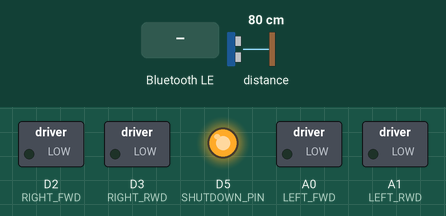
Recording of a sketch running on a simulated Arduino Nano 33 IoT. Parts: switched loads named in the sketch (green lamp = pin HIGH), output pins drawn as LEDs (lit = HIGH). Inputs (shaded band) come from the test bench; at power-on: distance to the obstacle 80 cm. Nothing arrives over Bluetooth unless stated; a phone connects over Bluetooth LE 3 s after start; what the sketch prints to the serial monitor is not drawn.

Above: at 3.8 s.
3.9 s: Bluetooth LE write "1" received
At 4.3 s:
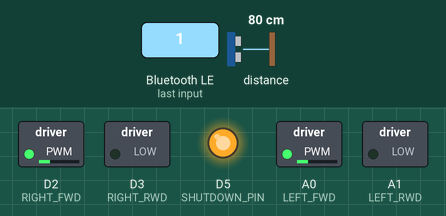
5.9 s: Bluetooth LE write "5" received
Timing chart, 0 to 8.9 s (numbered marks = the images above; inputs shaded):
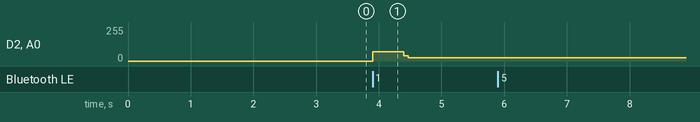

The sketch:

motor_BLE.ino
```cpp
// (licence header left out)
#include "BLECStringCharacteristic.h"
#include "EString.h"
#include "RobotCommand.h"
#include <ArduinoBLE.h>
#include <Wire.h>
#include "SparkFun_VL53L1X.h" //Click here to get the library: http://librarymanager/All#SparkFun_VL53L1X

//Optional interrupt and shutdown pins.
#define SHUTDOWN_PIN 5
#define INTERRUPT_PIN 4

// SFEVL53L1X distanceSensor;
// Uncomment the following line to use the optional shutdown and interrupt pins.
SFEVL53L1X distanceSensor1(Wire, SHUTDOWN_PIN, INTERRUPT_PIN);
SFEVL53L1X distanceSensor2(Wire, SHUTDOWN_PIN, INTERRUPT_PIN);
// SFEVL53L1X distanceSensor1;
// SFEVL53L1X distanceSensor2;

//////////// BLE UUIDs ////////////
#define BLE_UUID_TEST_SERVICE "8fe22c06-7653-4f53-b558-bd850e74b4f4"

#define BLE_UUID_RX_STRING "9750f60b-9c9c-4158-b620-02ec9521cd99"

#define BLE_UUID_TX_FLOAT "27616294-3063-4ecc-b60b-3470ddef2938"
#define BLE_UUID_TX_STRING "f235a225-6735-4d73-94cb-ee5dfce9ba83"
//////////// BLE UUIDs ////////////

//////////// Global Variables ////////////
BLEService testService(BLE_UUID_TEST_SERVICE);

BLECStringCharacteristic rx_characteristic_string(BLE_UUID_RX_STRING, BLEWrite, MAX_MSG_SIZE);

BLEFloatCharacteristic tx_characteristic_float(BLE_UUID_TX_FLOAT, BLERead | BLENotify);
BLECStringCharacteristic tx_characteristic_string(BLE_UUID_TX_STRING, BLERead | BLENotify, MAX_MSG_SIZE);

// RX
RobotCommand robot_cmd(":|");

// TX
EString tx_estring_value;
float tx_float_value = 0.0;

long interval = 1000;
static long previousMillis = 0;
unsigned long currentMillis = 0;

// motor vars
#define RIGHT_FWD  2
#define RIGHT_RWD  3
#define LEFT_FWD   14
#define LEFT_RWD   15
#define OFFSET     25
#define BK_OFFSET  40
#define BASE_SPEED 50

// 2 time lists using int and 2 data lists using short, using 12 * LIST_SIZE / 1024 RAM. Max LIST_SIZE ~= 30k.
// can be improved if saving relative time using smaller data types, or only use 1 time list assuming synchronized
#define LIST_SIZE  2048

// Number of data each transmission includes
#define TRANSMIT_SIZE 8

//////////// Global Variables ////////////
short tof1_list[3] = {0,0,0};
short tof_data_list[LIST_SIZE], pwm_data_list[LIST_SIZE];
int   tof_time_list[LIST_SIZE], pwm_time_list[LIST_SIZE];
short data_idx = 0;

bool init_pid = 0;
int setpoint = 300;
float pid_i, pid_d;
long int pid_last_time = 0;
float kp = 0.06;
float ki = 0.01;
float kd = 0.03;
float pid_alpha = 0.5;
bool pid_running = 0;
bool car_running = 0;

void setup(void)
{
  Wire.begin();

  Serial.begin(115200);
  Serial.println("VL53L1X Qwiic Test");

  pinMode(SHUTDOWN_PIN, OUTPUT);
  digitalWrite(SHUTDOWN_PIN, LOW);
  distanceSensor2.setI2CAddress(0x3f);
  digitalWrite(SHUTDOWN_PIN, HIGH);

  while (distanceSensor1.begin(Wire) != 0) //Begin returns 0 on a good init
  {
    delay(500);
    Serial.println("Sensor1 failed to begin. Please check wiring. Freezing...");
    // while (1)
    //   ;
  }
  Serial.println("TOF1 online");

  while (distanceSensor2.begin(Wire) != 0) //Begin returns 0 on a good init
  {
    delay(500);
    Serial.println("Sensor2 failed to begin. Please check wiring. Freezing...");
    // while (1)
    //   ;
  }
  Serial.println("TOF2 online");

  distanceSensor1.setDistanceModeShort();
  distanceSensor2.setDistanceModeShort();
  Serial.println("setup over!");
  Serial.println("------------");

  // ---------
  // BLE setup
  // ---------
  BLE.begin();
  BLE.setDeviceName("Artemis BLE");
  BLE.setLocalName("Artemis BLE");
  BLE.setAdvertisedService(testService);

  // Add BLE characteristics
  testService.addCharacteristic(tx_characteristic_float);
  testService.addCharacteristic(tx_characteristic_string);
  testService.addCharacteristic(rx_characteristic_string);
  // Add BLE service
  BLE.addService(testService);

  // Initial values for characteristics
  // Set initial values to prevent errors when reading for the first time on central devices
  tx_characteristic_float.writeValue(0.0);

  /*
    * An example using the EString
    */
  // Clear the contents of the EString before using it
  tx_estring_value.clear();

  // Append the string literal "[->"
  tx_estring_value.append("[->");

  // Append the float value
  tx_estring_value.append(9.0);

  // Append the string literal "<-]"
  tx_estring_value.append("<-]");

  // Write the value to the characteristic
  tx_characteristic_string.writeValue(tx_estring_value.c_str());

  // Output MAC Address
  Serial.print("Advertising BLE with MAC: ");
  Serial.println(BLE.address());

  BLE.advertise();

  // motor
  pinMode(RIGHT_FWD, OUTPUT);
  pinMode(RIGHT_RWD, OUTPUT);
  pinMode(LEFT_FWD, OUTPUT);
  pinMode(LEFT_RWD, OUTPUT);

  analogWrite(RIGHT_FWD, 0);
  analogWrite(RIGHT_RWD, 0);
  analogWrite(LEFT_FWD, 0);
  analogWrite(LEFT_RWD, 0);
}

void motor_stop() {
  analogWrite(RIGHT_FWD, 0);
  analogWrite(RIGHT_RWD, 0);
  analogWrite(LEFT_FWD, 0);
  analogWrite(LEFT_RWD, 0);
}

void motor_both(int duty) {
  short motor_signal;
  if (duty < 0) {
    // negative means forward
    motor_signal = min(100, OFFSET + abs(duty));
    analogWrite(RIGHT_FWD, motor_signal);
    analogWrite(LEFT_FWD,  motor_signal);
    analogWrite(RIGHT_RWD, 0);
    analogWrite(LEFT_RWD,  0);
  } else {
    // positive means backwards :)
    motor_signal = min(100, BK_OFFSET + abs(duty));
    analogWrite(RIGHT_RWD, motor_signal);
    analogWrite(LEFT_RWD,  motor_signal);
    analogWrite(RIGHT_FWD, 0);
    analogWrite(LEFT_FWD,  0);
  }
  // data recording
  if (data_idx < LIST_SIZE) {
    pwm_data_list[data_idx] = motor_signal;
    pwm_time_list[data_idx] = millis();
  }

}

void motor_start_fwd() {
    analogWrite(RIGHT_FWD, 70);
    analogWrite(LEFT_FWD,  70);
    analogWrite(RIGHT_RWD, 0);
    analogWrite(LEFT_RWD,  0);
}

void motor_slow_fwd() {
    analogWrite(RIGHT_FWD, 40);
    analogWrite(LEFT_FWD,  40);
    analogWrite(RIGHT_RWD, 0);
    analogWrite(LEFT_RWD,  0);
}

void send_data() {
  short curr_idx = 0;

  // send TOF
  while ((curr_idx < LIST_SIZE) && !(curr_idx > data_idx)) {
    tx_estring_value.clear();
    // Specify transmitting ToF data
    tx_estring_value.append("T");
    tx_estring_value.append("|");
    // Transmit timestamped data
    for(char i = 0; i < TRANSMIT_SIZE; i++) {
      tx_estring_value.append(tof_time_list[curr_idx+i]);
      tx_estring_value.append("&");
      tx_estring_value.append(tof_data_list[curr_idx+i]);
      tx_estring_value.append(",");
    }
    tx_characteristic_string.writeValue(tx_estring_value.c_str());
    // Serial.print("Sent back: ");
    // Serial.println(tx_estring_value.c_str());
    curr_idx += TRANSMIT_SIZE;
  }

  // send PWM
  curr_idx = 0;
  while ((curr_idx < LIST_SIZE) && !(curr_idx > data_idx)) {
    tx_estring_value.clear();
    tx_estring_value.append("P");
    tx_estring_value.append("|");
    for(char i = 0; i < TRANSMIT_SIZE; i++) {
      tx_estring_value.append(pwm_time_list[curr_idx+i]);
      tx_estring_value.append("&");
      tx_estring_value.append(pwm_data_list[curr_idx+i]);
      tx_estring_value.append(",");
    }
    tx_characteristic_string.writeValue(tx_estring_value.c_str());
    // Serial.print("Sent back: ");
    // Serial.println(tx_estring_value.c_str());
    curr_idx += TRANSMIT_SIZE;
  }
}

void
handle_command()
{
  // Set the command string from the characteristic value
  robot_cmd.set_cmd_string(rx_characteristic_string.value(),
                            rx_characteristic_string.valueLength());

  bool success;
  int cmd_type = -1;

  // Get robot command type (an integer)
  /* NOTE: THIS SHOULD ALWAYS BE CALLED BEFORE get_next_value()
    * since it uses strtok internally (refer RobotCommand.h and
    * https://www.cplusplus.com/reference/cstring/strtok/)
    */
  success = robot_cmd.get_command_type(cmd_type);

  // Check if the last tokenization was successful and return if failed
  if (!success) {
    return;
  }

  switch (cmd_type) {
    case 0: {
      // // sensor
      // distanceSensor1.startRanging(); //Write configuration bytes to initiate measurement
      // distanceSensor2.startRanging();

      // Serial.println("waiting for data...");
      // while ( !(distanceSensor1.checkForDataReady() && distanceSensor2.checkForDataReady()) )
      // {
      //   delay(1);
      // }

      // int distance1 = distanceSensor1.getDistance(); //Get the result of the measurement from the sensor
      // int distance2 = distanceSensor2.getDistance(); //Get the result of the measurement from the sensor
      // distanceSensor1.clearInterrupt();
      // distanceSensor1.stopRanging();
      // distanceSensor2.clearInterrupt();
      // distanceSensor2.stopRanging();

      // //get time
      // long int t_ms = millis();
      // char t_str[10];
      // itoa(t_ms, t_str, 10);

      // // init tof if needed
      // if (init_pid == 0) {
      //   tof1_list[2] = distance1;
      //   tof1_list[1] = distance1;
      //   tof1_list[0] = distance1;

      //   pid_last_time = t_ms;
      //   pid_i = 0;
      //   pid_d = 0;

      //   memset(tof_data_list, 0, sizeof(tof_data_list));
      //   memset(tof_time_list, 0, sizeof(tof_time_list));
      //   memset(pwm_data_list, 0, sizeof(pwm_data_list));
      //   memset(pwm_time_list, 0, sizeof(pwm_time_list));

      //   init_pid = 1;

      // } else {
      //   tof1_list[0] = tof1_list[1];
      //   tof1_list[1] = tof1_list[2];
      //   tof1_list[2] = distance1;
      // }

      // // calculate err
      // float pid_dt;
      // pid_dt = (int)(t_ms - pid_last_time) / 1000.0;
      // //p
      // int pid_e;
      // pid_e = setpoint - distance1;
      // //i
      // pid_i += pid_e * pid_dt;
      // //d
      // pid_d = pid_alpha * pid_d + (1 - pid_alpha) * (tof1_list[1] - tof1_list[0]) / pid_dt;

      // //pwm signal
      // float pid_pwm;
      // pid_pwm = kp * pid_e + ki * pid_i + kd * pid_d;

      // // update current itr
      // pid_last_time = t_ms;

      // tx_estring_value.clear();
      // tx_estring_value.append(t_str);
      // tx_estring_value.append(",");
      // tx_estring_value.append(distance1);
      // tx_estring_value.append(",");
      // tx_estring_value.append(distance2);
      // tx_estring_value.append(",");
      // tx_estring_value.append(pid_dt);
      // tx_estring_value.append(",");
      // tx_estring_value.append(pid_e);
      // tx_estring_value.append(",");
      // tx_estring_value.append(pid_i);
      // tx_estring_value.append(",");
      // tx_estring_value.append(pid_d);
      // tx_estring_value.append(",");
      // tx_estring_value.append(pid_pwm);
      // tx_estring_value.append("|");
      // tx_characteristic_string.writeValue(tx_estring_value.c_str());

      // Serial.print("Sent back: ");
      // Serial.println(tx_estring_value.c_str());

      break;
    }

    case 1:
      pid_running = 1;
      motor_start_fwd();
      delay(500);
      motor_slow_fwd();
      break;

    case 2:
      pid_running = 0;
      init_pid = 0;
      motor_stop();
      send_data();
      break;

    case 3:
      motor_start_fwd();
      break;

    case 4:
      motor_slow_fwd();
      break;

    default:
      Serial.print("Invalid Command Type: ");
      Serial.println(cmd_type);
      break;
  }
  // TODO
}

void
write_data()
{
    currentMillis = millis();
    if (currentMillis - previousMillis > interval) {

        tx_float_value = tx_float_value + 0.5;
        tx_characteristic_float.writeValue(tx_float_value);

        if (tx_float_value > 10000) {
            tx_float_value = 0;

        }

        previousMillis = currentMillis;
    }
}

void
read_data()
{
    // Query if the characteristic value has been written by another BLE device
    if (rx_characteristic_string.written()) {
        handle_command();
    }
}

void loop(void)
{
  // Listen for connections
  BLEDevice central = BLE.central();

  // If a central is connected to the peripheral
  if (central) {
      Serial.print("Connected to: ");
      Serial.println(central.address());

      // While central is connected
      while (central.connected()) {
        // Send data
        write_data();

        // Read data
        read_data();

        if (pid_running) {
          distanceSensor1.startRanging(); //Write configuration bytes to initiate measurement
          distanceSensor2.startRanging();

          // Serial.println("waiting for data...");
          while ( !(distanceSensor1.checkForDataReady() && distanceSensor2.checkForDataReady()) )
          {
            // delay(1);
          }

          int distance1 = distanceSensor1.getDistance(); //Get the result of the measurement from the sensor
          int distance2 = distanceSensor2.getDistance(); //Get the result of the measurement from the sensor
          if (distance1 == 0) {
            distance1 = tof1_list[2];
          }
          distanceSensor1.clearInterrupt();
          distanceSensor1.stopRanging();
          distanceSensor2.clearInterrupt();
          distanceSensor2.stopRanging();


          //get time
          int t_ms = millis();
          // char t_str[10];
          // itoa(t_ms, t_str, 10);

          // init tof if needed
          if (init_pid == 0) {
            tof1_list[2] = distance1;
            tof1_list[1] = distance1;
            tof1_list[0] = distance1;
            pid_last_time = t_ms;
            init_pid = 1;
          } else {
            tof1_list[0] = tof1_list[1];
            tof1_list[1] = tof1_list[2];
            tof1_list[2] = distance1;
          }

          // calculate err
          float pid_dt;
          pid_dt = (int)(t_ms - pid_last_time) / 1000.0;
          //p
          int pid_e;
          pid_e = setpoint - distance1;
          //i
          pid_i += pid_e * pid_dt;
          if(pid_i > 1000) {
            pid_i = 1000;
          } else if(pid_i < -1000) {
            pid_i = -1000;
          }
          //d
          pid_d = pid_alpha * pid_d + (1 - pid_alpha) * (tof1_list[1] - tof1_list[0]) / pid_dt;

          //pwm signal
          float pid_pwm;
          pid_pwm = kp * pid_e + ki * pid_i - kd * pid_d;

          // update current itr
          pid_last_time = t_ms;

          motor_both(round(pid_pwm));

          if(data_idx < LIST_SIZE) {
            tof_data_list[data_idx] = distance1;
            tof_time_list[data_idx] = t_ms;
            data_idx += 1;
          }

        }

      }

      Serial.println("Disconnected");
      motor_stop();
  }

}
```

BLECStringCharacteristic.h
```cpp
#ifndef _BLE_CSTRING_CHARACTERISTIC_H_
#define _BLE_CSTRING_CHARACTERISTIC_H_

#include <BLECharacteristic.h>

class BLECStringCharacteristic : public BLECharacteristic
{
  public:
    BLECStringCharacteristic(const char* uuid, unsigned char properties, int valueSize)
      : BLECharacteristic(uuid, properties, valueSize){};

    int writeValue(const char* value)
    {
        return BLECharacteristic::writeValue(value);
    }

    int setValue(const char* value)
    {
        return writeValue(value);
    }

    void valueInto(char* char_arr)
    {
        const uint8_t* val = BLECharacteristic::value();
        int length = BLECharacteristic::valueLength();

        for (int i = 0; i < length; i++) {
          char_arr[i] = (char)val[i];
        }

        // valueLength does not count null character
        char_arr[length] = '\0';
    }

    const uint8_t* value()
    {
        const uint8_t* val = BLECharacteristic::value();
        return val;
    }

  private:
};

#endif // _BLE_CSTRING_CHARACTERISTIC_H_
```

EString.h
```cpp
#ifndef ESTRING_STRING_H
#define ESTRING_STRING_H

#define MAX_MSG_SIZE 151 // +1 to account for null terminal

/**
 * A character array with functions to set, append and empty the array contents
 */
class EString
{
  public:
    char char_array[MAX_MSG_SIZE];
    char temp_array[40]; // Account for max of int32, '-' and '\0'

    EString()
    {
    };

    /**
     * Empty the contents of the character array
     */
    void clear()
    {
        char_array[0] = '\0';
    }

    /**
     * Get the character array
     *
     * @return character array
     */
    const char* c_str()
    {
        return char_array;
    }

    /**
     * Set the character array
     *
     * @param value_array a const character array or string literal
     */
    void set(const char* value_array)
    {
        strcpy(char_array, value_array);
    }

    /**
     * Set the character array
     *
     * @param  msg_uint_array   a uint8 array containing the BLE characteristic value
     * @param  length           length of the uint8 array
     */
    void set(const uint8_t* uint_value_array, int length)
    {
        for (int i = 0; i < length; i++) {
            char_array[i] = (char)uint_value_array[i];
        }
        // valueLength does not count NULL character
        char_array[length] = '\0';
    }

    /**
     * Get the length of the character array
     *
     * @return length of the character array
     */
    int get_length()
    {
        return strlen(char_array);
    }

    /**
     * Append an interger to the character array
     *
     * @param value integer value to append
     */
    void append(int value)
    {
        itoa(value, temp_array, 10);
        strcat(char_array, temp_array);
    }

    /**
     * Append a string literal to the character array
     *
     * @param value const character array or string literal to append
     */
    void append(const char* array)
    {
        strcat(char_array, array);
    }

    /**
     * Append a character array to the given character array
     *
     * @param value character array to append
     */
    void append(char* array)
    {
        strcat(char_array, array);
    }

    /**
     * Append a float to the character array
     *
     * @param value float value to append
     */
    void append(float value)
    {
        int integer_part = (int)(value);
        int decimal_part = 1000 * abs(value - integer_part); //10^3 for 3 decimal places

        append(integer_part);
        strcat(char_array, ".");
        append(decimal_part);
    }

    /**
     * Append a double to the character array
     *
     * @param value double value to append
     */
    void append(double value)
    {
        int integer_part = (int)(value);
        int decimal_part = 1000 * abs(value - integer_part); //10^3 for 3 decimal places

        append(integer_part);
        strcat(char_array, ".");
        append(decimal_part);
    }
};

#endif // ESTRING_STRING_H
```

Source omitted: RobotCommand.h (5221 bytes)

Measured:
- after the input at 3.9 s, D2 (RIGHT_FWD), A0 (LEFT_FWD): 0/255 → 70/255 at once, → 40/255 0.50 s later, → 25/255 0.07 s later
- after the input at 5.9 s, every drawn part: stays the same
